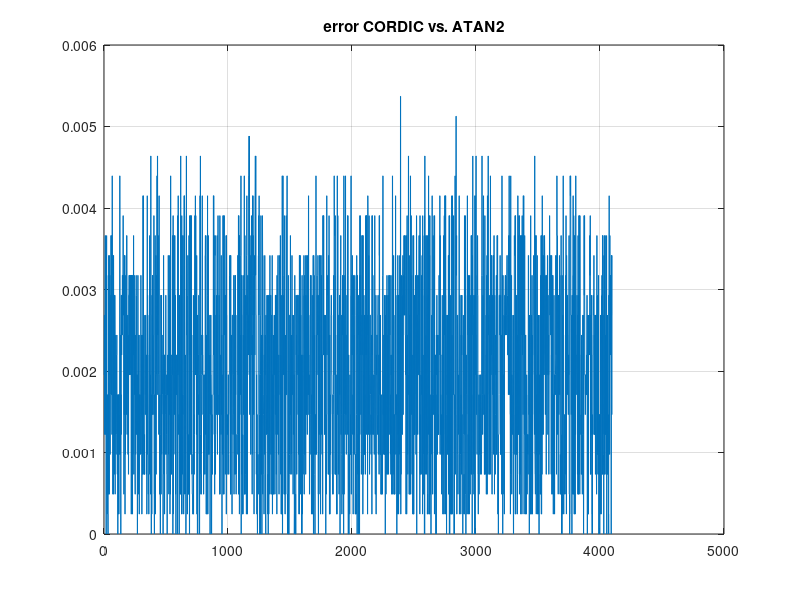
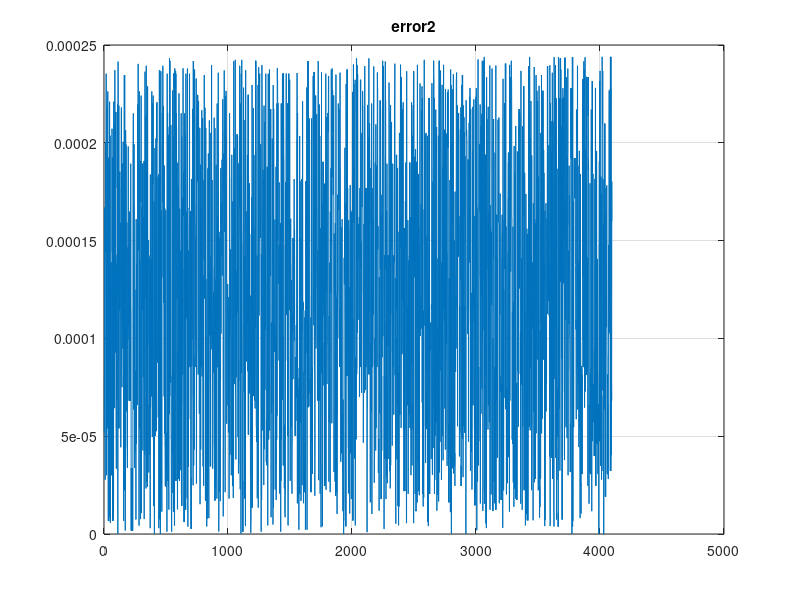

Source code (MATLAB) for these figures, in order:
% Copyright (C) 2022, Advanced Micro Devices, Inc. All rights reserved.
% SPDX-License-Identifier: MIT

clear all; close all; clc;
%%
dat = load('vector.dat');
diff = abs(dat(:,3) - dat(:,4));
diff2= abs(dat(:,4) - dat(:,5));
figure; plot(diff);  title 'error CORDIC vs. ATAN2'; grid;
figure; plot(diff2); title 'error2'; grid;
max_diff = max(diff)
sum_abs_err = sum(diff)
max_diff2 = max(diff2)
sum_abs_err2 = sum(diff2)
